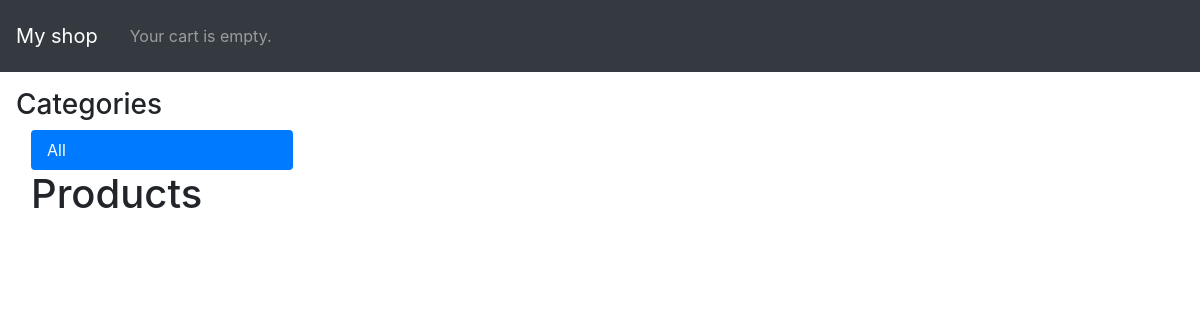
/ecart/, run on an earlier commit of the app's database.
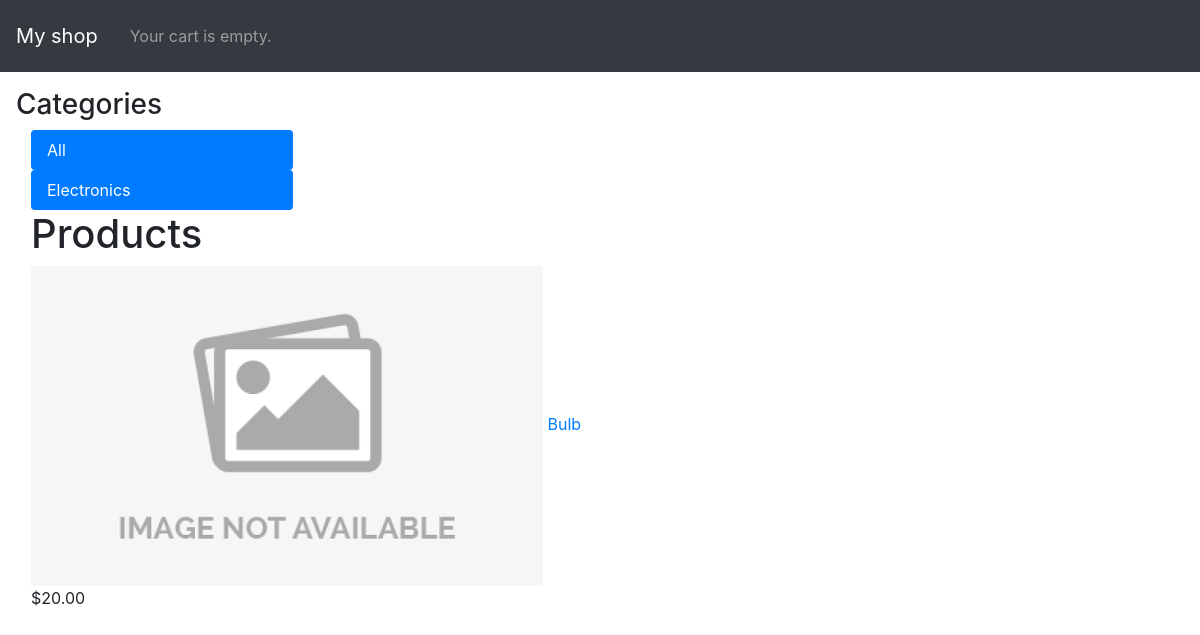
And on a later commit of the database.
### ecart/models.py (models this page shows, shortened)
class Category(models.Model):
    name = models.CharField(max_length=200, db_index=True, )
    slug = models.SlugField(max_length=200, unique=True, )
    class Meta:
        ordering = ('name',)
        verbose_name = 'category'
        verbose_name_plural = 'categories'
    def get_absolute_url(self):
        return reverse('ecart:product_list_by_category', args=[self.slug])

class Product(models.Model):
    category = models.ForeignKey(Category, related_name='products', on_delete=models.CASCADE)
    name = models.CharField(max_length=200, db_index=True)
    slug = models.SlugField(max_length=200, db_index=True)
    image = models.ImageField(upload_to='products/%Y/%m/%d', blank=True)
    description = models.TextField(blank=True)
    price = models.DecimalField(max_digits=10, decimal_places=2)
    stock = models.IntegerField()
    available = models.BooleanField(default=True)
    created = models.DateTimeField(auto_now_add=True)
    updated = models.DateTimeField(auto_now=True)
    class Meta:
        ordering = ('name',)
        index_together = (('id', 'slug'),)
    def get_absolute_url(self):
        return reverse('ecart:product_detail', args=[self.id, self.slug])

### ecart/views.py (the view)
# urls.py: path('', views.product_list , name='product_list'),
def product_list(request, category_slug=None):
    category = None
    categories = Category.objects.all()
    products = Product.objects.filter(available=True)
    if category_slug:
        category = get_object_or_404(Category, slug=category_slug)
        products = products.filter(category=category)
    return render(request, 'ecart/product/list.html',{
        'category': category,
        'categories': categories,
        'products': products,
    })

### cart/cart.py (called while the page is built)
    def __len__(self):
        return sum(item['quantity'] for item in self.cart.values())

### cart/context_processors.py (called while the page is built)
def cart(request):
    return {'cart': Cart(request)}

### ecart/templates/ecart/product/list.html (shortened to what this page needs)
{% extends "ecart/base.html" %}
{% load static %}
{% block content %}
  <div style="height:100%">
    <h3>Categories</h3>
    <div class="col-3">
      <div class="nav flex-column nav-pills fixed-left" aria-orientation="vertical">
        <a class="nav-link active" id="v-pills-home-tab" data-toggle="pill" href="{% url 'ecart:product_list' %}">All</a>
        {% for c in categories %}
          <a class="nav-link active" id="v-pills-home-tab" data-toggle="pill" href="{{ c.get_absolute_url }}">{{ c.name }}</a>
        {% endfor %}
      </div>
    </div>
    <div id="main" class="product-list col-9">
      <h1>{% if category %}{{ category.name }}{% else %}Products{% endif %}</h1>
      {% for product in products %}
      <div class="item">
        <a href="{{ product.get_absolute_url }}">
        <img src="{% if product.image %}{{ product.image.url }}{% else %}{% static 'img/no_image.png' %}{% endif %}"></a>
        <a href="{{ product.get_absolute_url }}">{{ product.name }}</a>
        <br>
        ${{ product.price }}
      </div>
      {% endfor %}
    </div>
  </div>
{% endblock %}

### ecart/templates/ecart/base.html (shortened to what this page needs)
{% load static %}
<!DOCTYPE html>
<html lang="en" dir="ltr">
  <head>
    <link href="static/ecart/css/base.css" rel="stylesheet">
    <link rel="stylesheet" href="https://cdn.jsdelivr.net/npm/bootstrap@4.5.3/dist/css/bootstrap.min.css">
  </head>
  <body>
    <nav class="navbar navbar-expand-lg navbar-dark bg-dark sticky-top md-3 p-3">
      <a class="navbar-brand logo" href="/ecart/">My shop</a>
      <div class="collapse navbar-collapse" id="navbarSupportedContent">
        <div class="cart">
          {% with total_items=cart|length %}
            {% if cart|length > 0 %}
              Your cart:
              <a class="nav-link" href="{% url "cart:cart_detail" %}">
                {{ total_items }} item{{ total_items|pluralize }},
                ${{ cart.get_total_price }}
              </a>
            {% else %}
              <span class="nav-link navbar-text">
                Your cart is empty.
              </span>
            {% endif %}
          {% endwith %}
        </div>
      </div>
    </nav>
    <div class="m-3">
      {% block content %}
      {% endblock %}
    </div>
  </body>
</html>

What changed in the data, as far as the page shows it:
added Category: name "Electronics"
added Product: name "Bulb", price "20.00"
